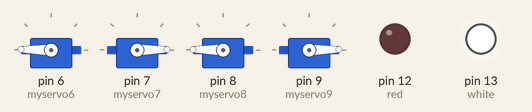
A sketch run on a simulated Arduino Uno, built with avr-gcc and run on an emulated ATmega328P. On the bench: 4 × servo, output pins drawn as LEDs (lit = HIGH).

Above: at 0.05 s.
At 1.15 s:
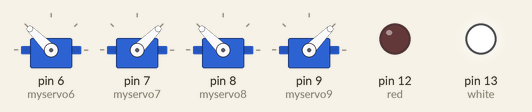
At 2.3 s:
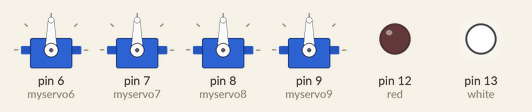
At 4.55 s:
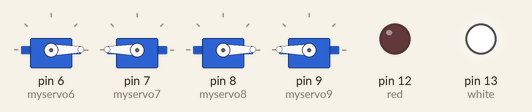
At 6.8 s:
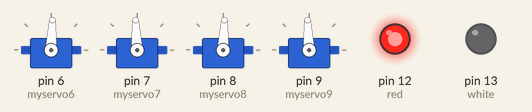
At 9.1 s:
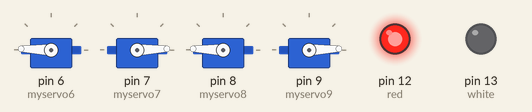
Timing chart, 0 to 11.9 s (numbered marks = the images above):
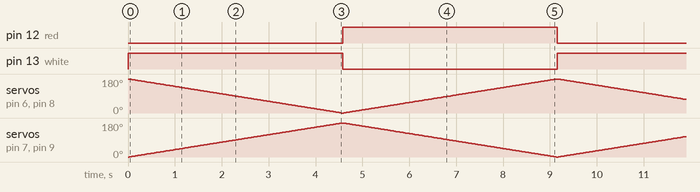

The sketch:

julia_robot_dog.ino
```cpp
/* Sweep with LED alerts

*/

#include <Servo.h>


Servo myservo6;  // create servo object to control a servo
Servo myservo7;  // create servo object to control a servo
Servo myservo8;  // create servo object to control a servo
Servo myservo9;  // create servo object to control a servo

// twelve servo objects can be created on most boards

int pos = 0;    // variable to store the servo position

void setup() {
  myservo6.attach(6);  // attaches the servo on pin 6 LEG
  myservo7.attach(7);  // attaches the servo on pin 7 LEG
  myservo8.attach(8);  // attaches the servo on pin 8 LEG
  myservo9.attach(9);  // attaches the servo on pin 9 LEG

  pinMode(12, OUTPUT); // red
  pinMode(13, OUTPUT); // white
}

void loop() {

  digitalWrite(13, HIGH);   // turn the LED on (HIGH is the voltage level)
  digitalWrite(12, LOW);   // turn the LED on (HIGH is the voltage level)
  for (pos = 0; pos <= 180; pos += 1) { // goes from 0 degrees to 180 degrees
    // in steps of 1 degree

    myservo6.write(180-pos);              // tell servo to go to position in variable 'pos'
    myservo7.write(pos);              // tell servo to go to position in variable 'pos'
    myservo8.write(180-pos);              // tell servo to go to position in variable 'pos'
    myservo9.write(pos);              // tell servo to go to position in variable 'pos'
    delay(25);                       // waits 15ms for the servo to reach the position
  }

  digitalWrite(13, LOW);    // turn the LED off by making the voltage LOW
  digitalWrite(12, HIGH);   // turn the LED on (HIGH is the voltage level)
  for (pos = 180; pos >= 0; pos -= 1) { // goes from 180 degrees to 0 degrees
    myservo6.write(180-pos);              // tell servo to go to position in variable 'pos'
    myservo7.write(pos);              // tell servo to go to position in variable 'pos'
    myservo8.write(180-pos);              // tell servo to go to position in variable 'pos'
    myservo9.write(pos);              // tell servo to go to position in variable 'pos'
    delay(25);                       // waits 15ms for the servo to reach the position

  }
}
```

Measured:
- by itself, pin 12 (red), pin 13 (white): alternates HIGH for 4.6 s and LOW for 4.6 s
